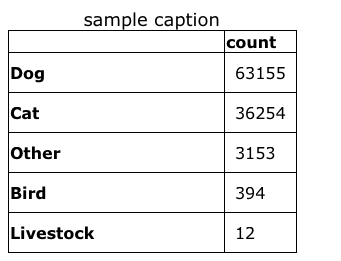
#> input picture images/test.png, 341 x 261 px
$ jupyter execute --allow-errors eda_notebook.ipynb
#> lines starting #> are read from the running program, lines starting #| are printed output that depends on the picture
## EDA notebook

[cell 1]
import pandas as pd
import numpy as np
import data_cleaning as dc
import feature_engineering as fe

pd.options.display.max_columns = 999
pd.options.display.max_rows = 999

#> (the rest of this cell did not finish here and is left out)

#> (a cell that did not finish here is left out)

#### `feature_engineering`

#> (a cell that did not finish here is left out)

[cell 4]
import matplotlib.pyplot as plt
from matplotlib.axes._axes import _log as matplotlib_axes_logger
from matplotlib.ticker import FuncFormatter
import seaborn as sns


# System and Image manipulation packages
import PIL
from PIL import Image
import imgkit

[cell 5]
tb_styles = {'selector': 'table',
        'props':[( 'width', '100%')]}

th_styles={'selector': 'th',
           'props': [('border', "1"),
                     ("border-color", "black"),
                     ('border-style','solid'),
                     ('border-width','1px'),
                     ('font-family', 'verdana'),
                     ('white-space', 'nowrap'),
                     ('width', '75%'),
                     ("text-align", "left")]
          }


td_styles = {'selector': 'td',
             'props': [('font-family', 'verdana'),
                       ('border', "1"),
                       ("border-color", "black"),
                       ('border-style','solid'),
                       ('border-width','1px'),
                       ('white-space', 'nowrap'),
                       ('padding-right',"10px"),
                      ('padding',"10px")]
            }

cap_style = {'selector':'caption',
            'props':[('font-family', 'verdana'),
                     ('white-space', 'nowrap'),
                    ("font-size", "large")]}

#> (a cell that did not finish here is left out)

[cell 7]
im = Image.open("../images/test.png")
#> im is the input picture: PIL image 341x261 RGBA; mean R, G, B, A 239.4, 239.4, 239.4, 255

width, height = im.size
#> width = 341; height = 261
new_width = width/3
#> new_width = 113.7
box = (0, 0, new_width, height)
#> box = (0, 0, 113.7, 261)
cropped_image = im.crop(box)
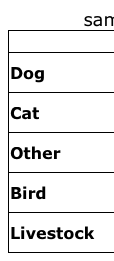
#> cropped_image: PIL image 114x261 RGBA; mean R, G, B, A 234.5, 234.5, 234.5, 255
cropped_image.show()
cropped_image.save('../images/test.png')


$ run again, with images/animal_type_i.png copied over images/test.png
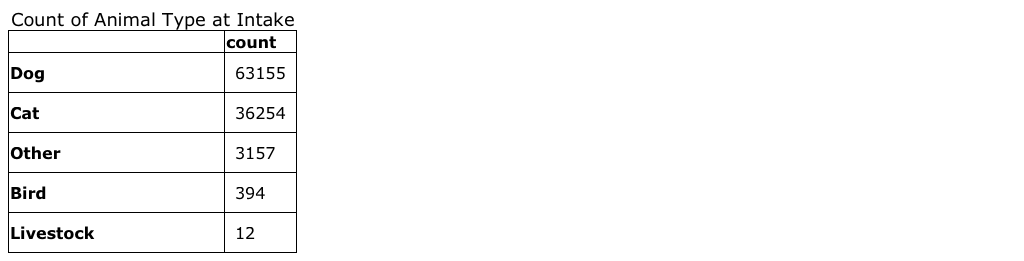
#> input picture images/animal_type_i.png, 1024 x 261 px
#> im is the input picture: PIL image 1024x261 RGBA; mean R, G, B, A 249.4, 249.4, 249.4, 255
#> `cropped_image = im.crop(box)`:
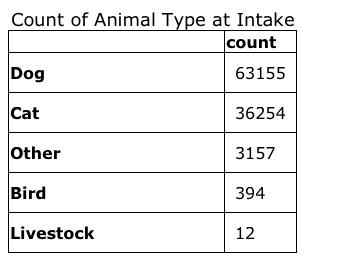
#> cropped_image: PIL image 341x261 RGBA; mean R, G, B, A 238.1, 238.1, 238.1, 255

$ run again, with images/breeds_i.png copied over images/test.png
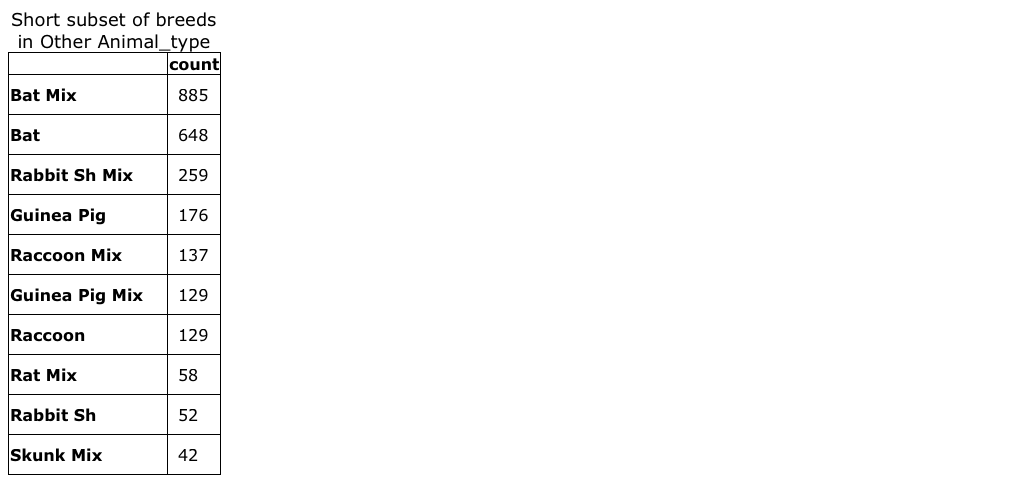
#> input picture images/breeds_i.png, 1024 x 483 px
#> im is the input picture: PIL image 1024x483 RGBA; mean R, G, B, A 249.2, 249.2, 249.2, 255
#> `cropped_image = im.crop(box)`:
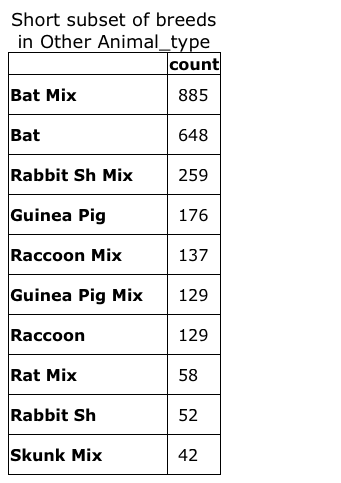
#> cropped_image: PIL image 341x483 RGBA; mean R, G, B, A 237.6, 237.6, 237.6, 255
